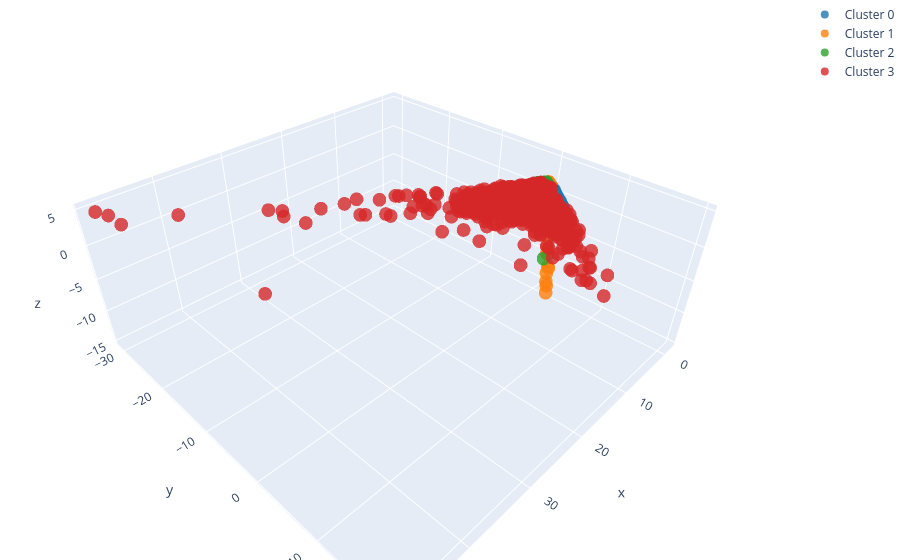

The notebook cell saved with this chart:
### Markdown cell above
### Gaussian Mixture Model (GMM) Clustering

### Code cell
# GMM clustering with 4 components
N_COMPONENTS = 4

df_gmm = gmm_fit_and_plot_per_cluster(N_COMPONENTS, X_final, user_events_df, covariance_type='full')

### Figure 1 — Plotly figure (JSON) as saved in the notebook; plotly's stock layout.template omitted (floating-point values rounded to 4 significant figures; data arrays with more than 128 entries replaced by an {"elided": "..."} marker saying what was removed)
{"data": [{"marker": {"color": "#1f77b4", "opacity": 0.8, "size": 8}, "mode": "markers", "name": "Cluster 0", "type": "scatter3d", "x": {"elided": "8055 float values"}, "y": {"elided": "8055 float values"}, "z": {"elided": "8055 float values"}}, {"marker": {"color": "#ff7f0e", "opacity": 0.8, "size": 8}, "mode": "markers", "name": "Cluster 1", "type": "scatter3d", "x": {"elided": "14300 float values"}, "y": {"elided": "14300 float values"}, "z": {"elided": "14300 float values"}}, {"marker": {"color": "#2ca02c", "opacity": 0.8, "size": 8}, "mode": "markers", "name": "Cluster 2", "type": "scatter3d", "x": {"elided": "5634 float values"}, "y": {"elided": "5634 float values"}, "z": {"elided": "5634 float values"}}, {"marker": {"color": "#d62728", "opacity": 0.8, "size": 8}, "mode": "markers", "name": "Cluster 3", "type": "scatter3d", "x": {"elided": "2011 float values"}, "y": {"elided": "2011 float values"}, "z": {"elided": "2011 float values"}}], "layout": {"margin": {"b": 0, "l": 0, "r": 0, "t": 0}, "title": {"text": "Interactive 3D Plot of GMM Clusters"}}}
